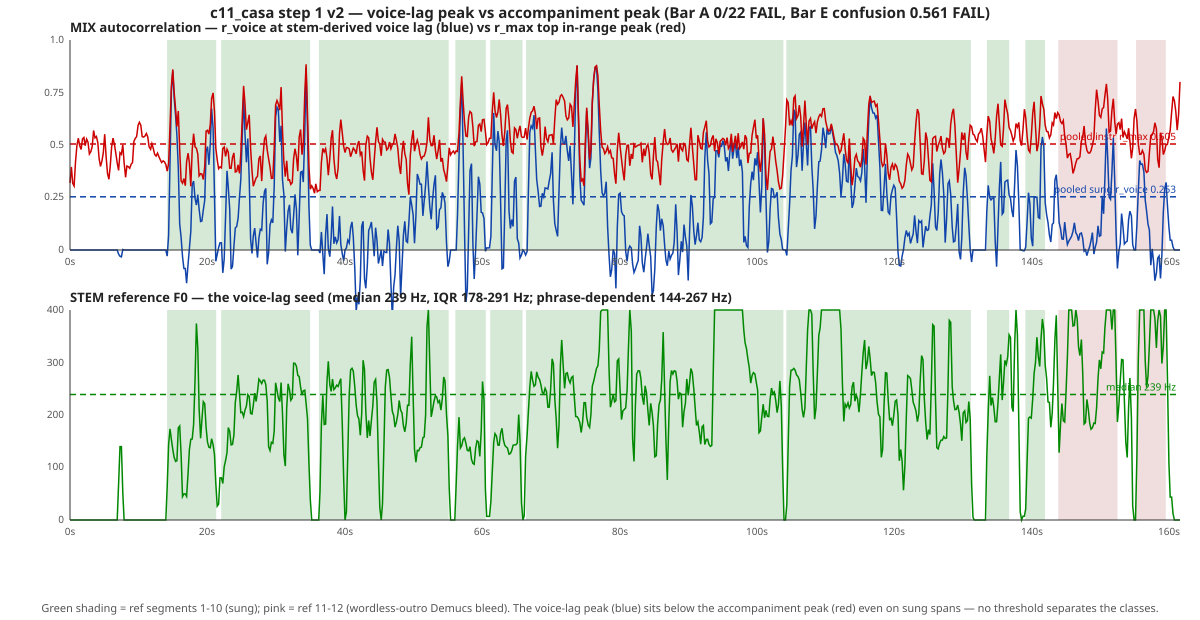

This figure's Python source:
"""SVG plot for c11_casa step 1 v2 (Bar A / Bar E, fail-fast).

Panel 1: mix r_voice (at the stem-derived voice lag) vs mix r_max (top
in-range peak) across the track, ref segments shaded; dashed lines at
the pooled medians (sung r_voice 0.253, instrumental r_max 0.505).
Panel 2: stem reference F0 (Hz) — the voice-lag seed — showing the chant
moves pitch by phrase (144-267 Hz). Hand-written SVG (no matplotlib).
"""
import json
import numpy as np

DR = "/home/hatch/workspace/wubutv-network/musicvideo/detection-research"
CASA = f"{DR}/c11_casa"
ref = json.load(open(f"{DR}/c11_mir/hpss_mv14_ref.json"))["segments"]
segs = [(s["start"], s["end"]) for s in ref]

W, H, PLOT_H = 1200, 620, 210
LEFT, RIGHT, TOP = 70, 20, 30
PW = W - LEFT - RIGHT
TMAX = 161.6

d = np.load(f"{CASA}/step1_curves.npz")
t = d["t"]
rv = np.nan_to_num(d["mix_r_voice"], nan=0.0)
rm = d["mix_r_max"]
tr = d["trusted"]
tau_ref = d["tau_ref"]
f0_ref = np.where(tr, 16000.0 / tau_ref.astype(float), np.nan)


def x(tt):
    return LEFT + (tt / TMAX) * PW


def smooth(a, w=51):
    pad = w // 2
    ap = np.pad(a, pad, mode="edge")
    return np.convolve(ap, np.ones(w) / w, mode="valid")


def panel(y0, title, ymax, curves, ylab_ticks, hlines):
    s = [f'<text x="{LEFT}" y="{y0 - 8}" font-size="13" font-weight="bold" fill="#222">{title}</text>']
    for i, (a, b) in enumerate(segs):
        fill = "#d6e8d6" if i < 10 else "#f0dddd"
        s.append(f'<rect x="{x(a):.1f}" y="{y0}" width="{x(b)-x(a):.1f}" height="{PLOT_H}" fill="{fill}"/>')
    for val, col, lab in hlines:
        yy = y0 + PLOT_H - val / ymax * PLOT_H
        s.append(f'<line x1="{LEFT}" y1="{yy:.1f}" x2="{LEFT+PW}" y2="{yy:.1f}" stroke="{col}" stroke-dasharray="6,4" stroke-width="1.5"/>')
        s.append(f'<text x="{LEFT+PW-4}" y="{yy-4:.1f}" font-size="10" fill="{col}" text-anchor="end">{lab}</text>')
    for curve, col, width in curves:
        yy = smooth(curve, 51)
        idx = np.linspace(0, len(yy) - 1, 800).astype(int)
        pts = " ".join(f"{x(i*0.01):.1f},{y0 + PLOT_H - min(yy[i], ymax)/ymax*PLOT_H:.1f}" for i in idx)
        s.append(f'<polyline points="{pts}" fill="none" stroke="{col}" stroke-width="{width}"/>')
    s.append(f'<line x1="{LEFT}" y1="{y0+PLOT_H}" x2="{LEFT+PW}" y2="{y0+PLOT_H}" stroke="#333"/>')
    s.append(f'<line x1="{LEFT}" y1="{y0}" x2="{LEFT}" y2="{y0+PLOT_H}" stroke="#333"/>')
    for tt in range(0, 162, 20):
        s.append(f'<text x="{x(tt):.0f}" y="{y0+PLOT_H+15}" font-size="10" fill="#555" text-anchor="middle">{tt}s</text>')
    for vv in ylab_ticks:
        s.append(f'<text x="{LEFT-6}" y="{y0 + PLOT_H - vv/ymax*PLOT_H + 3:.0f}" font-size="10" fill="#555" text-anchor="end">{vv}</text>')
    return "\n".join(s)


p1 = panel(TOP + 10, "MIX autocorrelation — r_voice at stem-derived voice lag (blue) vs r_max top in-range peak (red)", 1.0,
           [(rv, "#1144aa", "1.5"), (rm, "#c00", "1.5")],
           (0, 0.25, 0.5, 0.75, 1.0),
           [(0.2534, "#1144aa", "pooled sung r_voice 0.253"),
            (0.5049, "#c00", "pooled instr r_max 0.505")])
p2 = panel(TOP + 10 + PLOT_H + 60, "STEM reference F0 — the voice-lag seed (median 239 Hz, IQR 178-291 Hz; phrase-dependent 144-267 Hz)", 400.0,
           [(np.nan_to_num(f0_ref, nan=0.0), "#080", "1.5")],
           (0, 100, 200, 300, 400),
           [(239, "#080", "median 239 Hz")])

svg = [f'<svg xmlns="http://www.w3.org/2000/svg" width="{W}" height="{H}" font-family="sans-serif">',
       '<rect width="100%" height="100%" fill="white"/>',
       f'<text x="{W//2}" y="18" font-size="15" font-weight="bold" text-anchor="middle" fill="#222">c11_casa step 1 v2 — voice-lag peak vs accompaniment peak (Bar A 0/22 FAIL, Bar E confusion 0.561 FAIL)</text>',
       p1, p2,
       f'<text x="{W//2}" y="{H-8}" font-size="11" fill="#555" text-anchor="middle">Green shading = ref segments 1-10 (sung); pink = ref 11-12 (wordless-outro Demucs bleed). The voice-lag peak (blue) sits below the accompaniment peak (red) even on sung spans — no threshold separates the classes.</text>',
       '</svg>']
open(f"{CASA}/step1_plot.svg", "w").write("\n".join(svg))
print("wrote step1_plot.svg")
